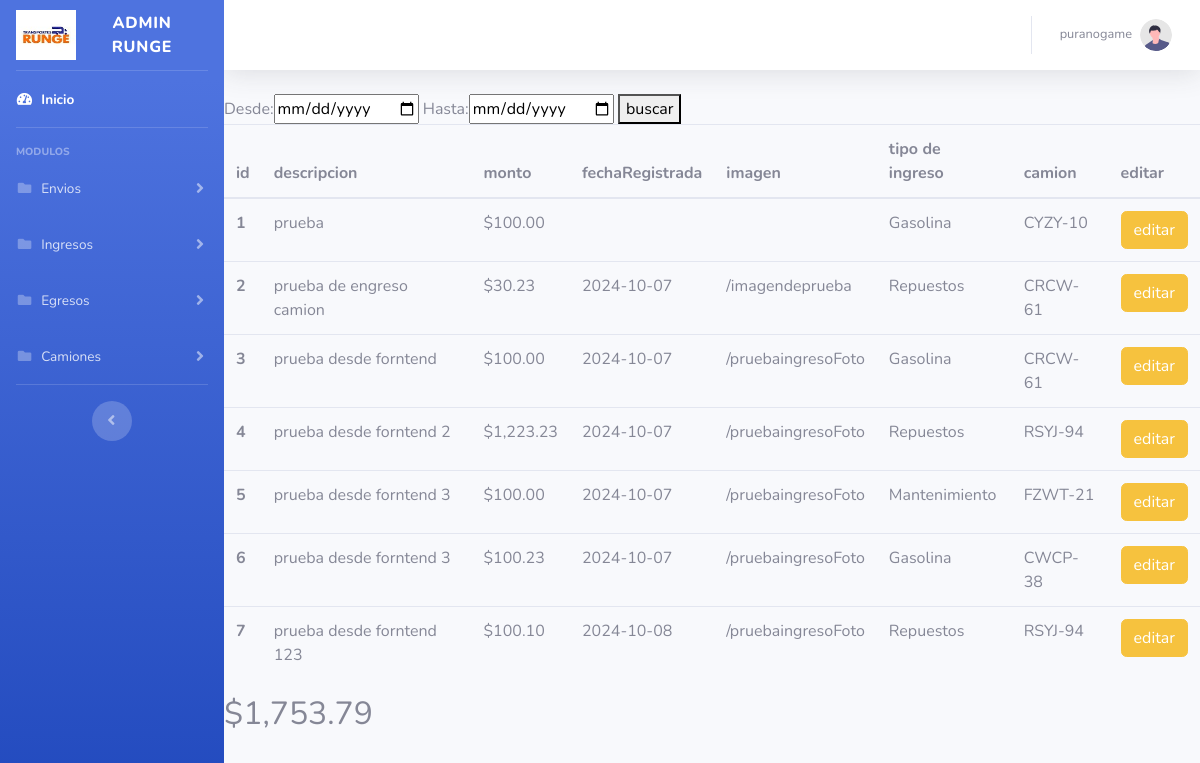
Page /php/views/admin/camionesviews/viewListadoEgresoCamion.php (signed in) on the earlier database version.
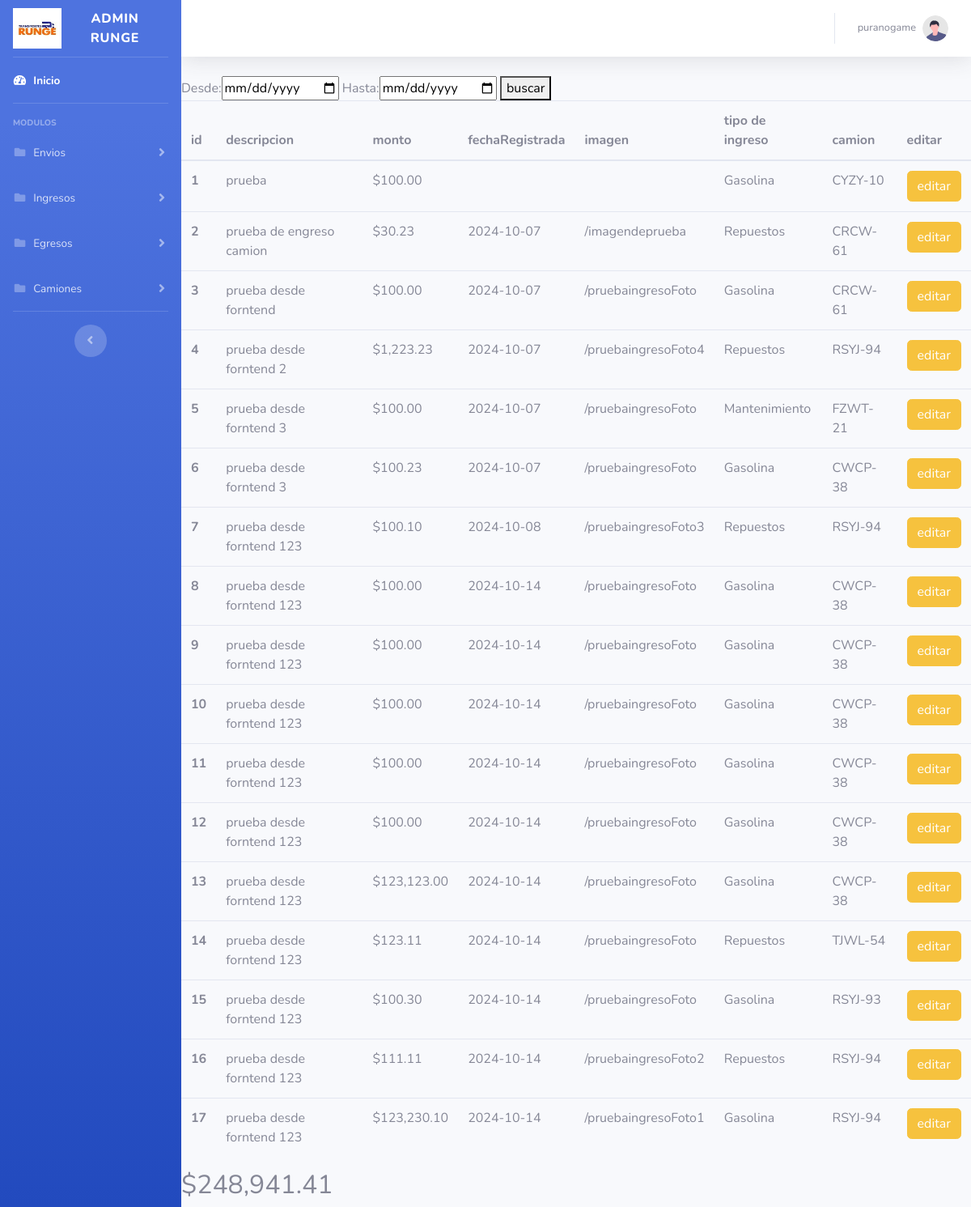
Same page on the later database version.
### tables this page shows
CREATE TABLE `egresoscamiondata` (
  `idEgresoCamionData` int(11) NOT NULL,
  `detalle` varchar(250) DEFAULT NULL,
  `montoEgresoCamion` double NOT NULL,
  `linkEgresoCamionImagen` varchar(550) DEFAULT NULL,
  `FKtipoDeIngresoCamion` int(11) DEFAULT NULL,
  `FKcamion` int(11) DEFAULT NULL,
  `fechaEgresoCamion` date DEFAULT NULL
);

CREATE TABLE `tipodeegresocamion` (
  `idtipoDeEgresoCamion` int(11) NOT NULL,
  `descripcionTipoEgresoCamion` varchar(100) NOT NULL
);

CREATE TABLE `camion` (
  `camionId` int(11) NOT NULL,
  `descripcionCamion` varchar(100) DEFAULT NULL,
  `placaCamion` varchar(150) NOT NULL,
  `cubicajeCamion` int(11) NOT NULL,
  `estado` int(11) DEFAULT NULL
);

### php/logic/egresosCamiones.php (called while the page is built, shortened)
<?php
function listartipoegresocamionbyid($con,$id){
    $mensaje = "no hay tipos  registrados con el id '$id'";
    $usuarios = [];
    $sqlUsarios = "SELECT* from tipodeegresocamion WHERE idtipoDeEgresoCamion='$id';";
    $resultUsuarios = $con->query($sqlUsarios);
    if ($resultUsuarios->num_rows > 0) {
        while ($rowUsuarios = $resultUsuarios->fetch_assoc()) {
            $usuarios[] = $rowUsuarios;
        }
    } else {
        return $mensaje;
    }
    return $usuarios;
}
function listarEgresosCamiones($con){
    $mensaje = "no hay Egresos  registrados";
    $usuarios = [];
    $sqlUsarios = "SELECT* from egresoscamiondata;";
    $resultUsuarios = $con->query($sqlUsarios);
    if ($resultUsuarios->num_rows > 0) {
        while ($rowUsuarios = $resultUsuarios->fetch_assoc()) {
            $usuarios[] = $rowUsuarios;
        }
    } else {
        return $mensaje;
    }
    return $usuarios;
}
function sumatoriaEgresosCamiones($listarEgresoscamiones)
{
    $total = 0;
    $resultados = $listarEgresoscamiones;
    $tipoderepuesta = gettype($resultados);
    if ($tipoderepuesta == "array") {
        $total = 0;
        foreach ($resultados as $egreso) {
            $total += $egreso['montoEgresoCamion'];
        }
    } else if ($tipoderepuesta == "string") {
        $total = 0;
    }
    return $total;
}
?>

### php/logic/camiones.php (called while the page is built, shortened)
<?php
function listarCamionesPorId($con,$id)
{
    $mensaje = "no hay camiones que coinciden con este id: ".$id;
    $camiones = [];
    $sqlCamiones = "SELECT* from camion WHERE camionId=$id;";
    $resultcamiones = $con->query($sqlCamiones);
    if ($resultcamiones->num_rows > 0) {
        while ($rowCamiones = $resultcamiones->fetch_assoc()) {
            $camiones[] = $rowCamiones;
        }
    } else {
        return $mensaje;
    }
    return $camiones;
}
?>

### php/views/admin/camionesviews/viewListadoEgresoCamion.php (the view, shortened to what the changed rows need)
<?php
include_once('../../../config/conection.php');
include_once('../../../logic/egresosCamiones.php');
include_once('../../../logic/camiones.php');
$egresos = listarEgresosCamiones($conexion);
$total = sumatoriaEgresosCamiones($egresos);
?>
<!DOCTYPE html>
<html lang="en">
<head>
    <link href="../../../../vendor/fontawesome-free/css/all.min.css" rel="stylesheet" type="text/css">
    <link href="../../../../css/sb-admin-2.min.css" rel="stylesheet">
</head>
<body id="page-top">
    <div id="wrapper">
        <div id="content-wrapper" class="d-flex flex-column">
            <div id="content">
                <div class="table-responsive">
                    <form action="egresosfiltrados.php" method="POST">
                        Desde:<input type="date" name="desde" id="">
                        Hasta:<input type="date" name="hasta" id="">
                        <button type="submit">buscar</button>
                    </form>
                    <table class="table" id="myTable">
                        <thead>
                            <tr>
                                <th scope="col">id</th>
                                <th scope="col">descripcion</th>
                                <th scope="col">monto</th>
                                <th scope="col">fechaRegistrada</th>
                                <th scope="col">imagen</th>
                                <th scope="col">tipo de ingreso</th>
                                <th scope="col">camion</th>
                                <th scope="col">editar</th>
                            </tr>
                        </thead>
                        <tbody>
                            <?php
                            $tipodeRespuesta = gettype($egresos);
                            if ($tipodeRespuesta == 'array') {
                                foreach ($egresos as $egreso) {
                                $tipodeegreso=listartipoegresocamionbyid($conexion,$egreso['FKtipoDeIngresoCamion']);
                                $camion = listarCamionesPorId($conexion, $egreso['FKcamion']);
                                    echo '
                                <tr>
                                <th scope="row">' . $egreso['idEgresoCamionData'] . '</th>
                                <td>' . $egreso['detalle'] . '</td>
                                <td>$' . number_format($egreso['montoEgresoCamion'], 2, '.', ',') . '</td>
                                 <td>' . $egreso['fechaEgresoCamion'] . '</td>
                                  <td>' . $egreso['linkEgresoCamionImagen'] . '</td>
                                  <td>' . $tipodeegreso[0]['descripcionTipoEgresoCamion'] . '</td>
                                  <td>' . $camion[0]['placaCamion'] . '</td>
                                 <td>
                                <form action="editarEnvioView.php" method="POST">
                                <input type="hidden" id="linkFoto" name="idEnvio" value="' . $egreso['idEgresoCamionData'] . '" />
                                <button type="submit" class="btn btn-warning">editar</button>
                                </form>
                                </td>
                                 </tr>
                                ';
                                }
                            } else if ($tipodeRespuesta == 'string') {
                                echo '<tr><td colspan="5">No se encontraron ingresos manuales.</td></tr>';
                            }
                            ?>
                        </tbody>
                    </table>
                    <h2><?php echo '$' . number_format($total, 2, '.', ',') ?></h2>
                </div>
            </div>
        </div>
</body>
</html>

Differences in the rows shown:
changed egresoscamiondata "prueba desde forntend 2": linkEgresoCamionImagen "/pruebaingresoFoto" → "/pruebaingresoFoto4"
changed egresoscamiondata id 7: linkEgresoCamionImagen "/pruebaingresoFoto" → "/pruebaingresoFoto3"
added egresoscamiondata: idEgresoCamionData "8", detalle "prueba desde forntend 123", montoEgresoCamion "100.00", fechaEgresoCamion "2024-10-14", linkEgresoCamionImagen "/pruebaingresoFoto", FKtipoDeIngresoCamion.descripcionTipoEgresoCamion "Gasolina", FKcamion.placaCamion "CWCP-38"
added egresoscamiondata: idEgresoCamionData "9", detalle "prueba desde forntend 123", montoEgresoCamion "100.00", fechaEgresoCamion "2024-10-14", linkEgresoCamionImagen "/pruebaingresoFoto", FKtipoDeIngresoCamion.descripcionTipoEgresoCamion "Gasolina", FKcamion.placaCamion "CWCP-38"
added egresoscamiondata: idEgresoCamionData "10", detalle "prueba desde forntend 123", montoEgresoCamion "100.00", fechaEgresoCamion "2024-10-14", linkEgresoCamionImagen "/pruebaingresoFoto", FKtipoDeIngresoCamion.descripcionTipoEgresoCamion "Gasolina", FKcamion.placaCamion "CWCP-38"
added egresoscamiondata: idEgresoCamionData "11", detalle "prueba desde forntend 123", montoEgresoCamion "100.00", fechaEgresoCamion "2024-10-14", linkEgresoCamionImagen "/pruebaingresoFoto", FKtipoDeIngresoCamion.descripcionTipoEgresoCamion "Gasolina", FKcamion.placaCamion "CWCP-38"
added egresoscamiondata: idEgresoCamionData "12", detalle "prueba desde forntend 123", montoEgresoCamion "100.00", fechaEgresoCamion "2024-10-14", linkEgresoCamionImagen "/pruebaingresoFoto", FKtipoDeIngresoCamion.descripcionTipoEgresoCamion "Gasolina", FKcamion.placaCamion "CWCP-38"
added egresoscamiondata: idEgresoCamionData "13", detalle "prueba desde forntend 123", montoEgresoCamion "123,123.00", fechaEgresoCamion "2024-10-14", linkEgresoCamionImagen "/pruebaingresoFoto", FKtipoDeIngresoCamion.descripcionTipoEgresoCamion "Gasolina", FKcamion.placaCamion "CWCP-38"
added egresoscamiondata: idEgresoCamionData "14", detalle "prueba desde forntend 123", montoEgresoCamion "123.11", fechaEgresoCamion "2024-10-14", linkEgresoCamionImagen "/pruebaingresoFoto", FKtipoDeIngresoCamion.descripcionTipoEgresoCamion "Repuestos", FKcamion.placaCamion "TJWL-54"
added egresoscamiondata: idEgresoCamionData "15", detalle "prueba desde forntend 123", montoEgresoCamion "100.30", fechaEgresoCamion "2024-10-14", linkEgresoCamionImagen "/pruebaingresoFoto", FKtipoDeIngresoCamion.descripcionTipoEgresoCamion "Gasolina", FKcamion.placaCamion "RSYJ-93"
added egresoscamiondata: idEgresoCamionData "16", detalle "prueba desde forntend 123", montoEgresoCamion "111.11", fechaEgresoCamion "2024-10-14", linkEgresoCamionImagen "/pruebaingresoFoto2", FKtipoDeIngresoCamion.descripcionTipoEgresoCamion "Repuestos", FKcamion.placaCamion "RSYJ-94"
added egresoscamiondata: idEgresoCamionData "17", detalle "prueba desde forntend 123", montoEgresoCamion "123,230.10", fechaEgresoCamion "2024-10-14", linkEgresoCamionImagen "/pruebaingresoFoto1", FKtipoDeIngresoCamion.descripcionTipoEgresoCamion "Gasolina", FKcamion.placaCamion "RSYJ-94"
Other differences:
$total: "1,753.79" → "248,941.41"
